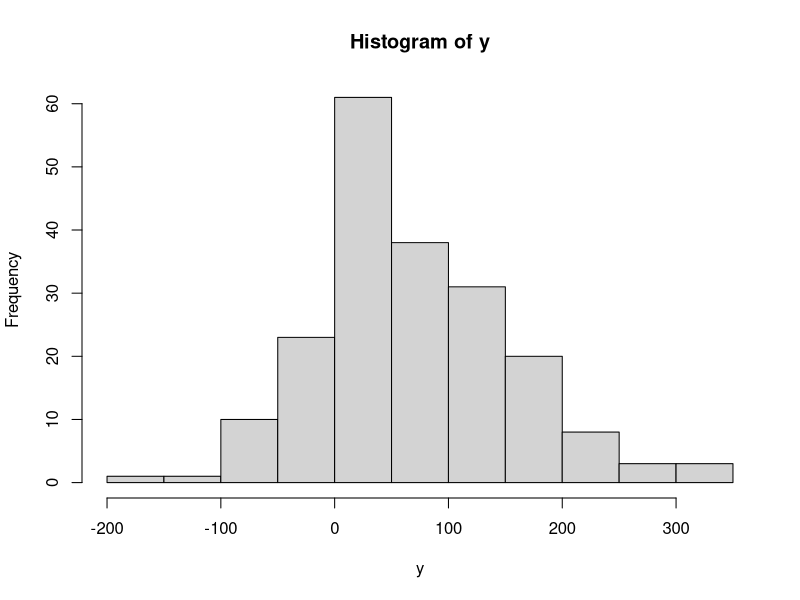
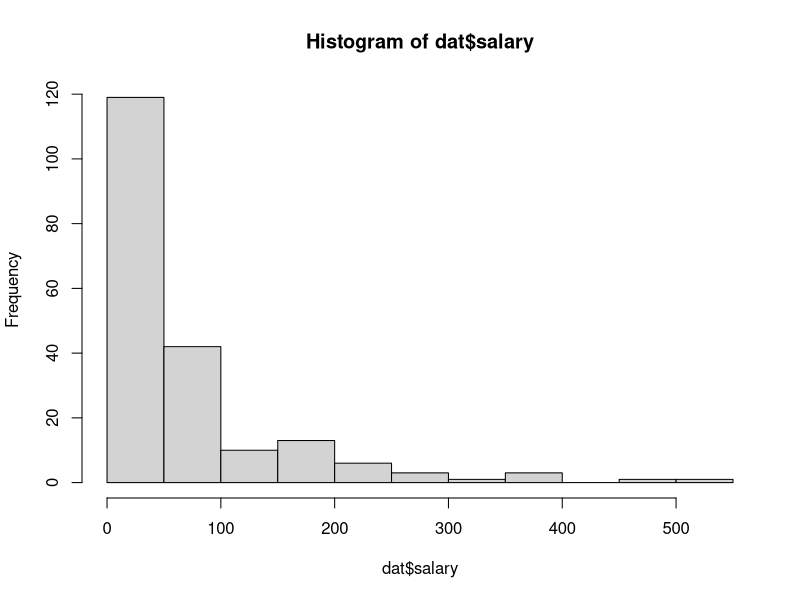
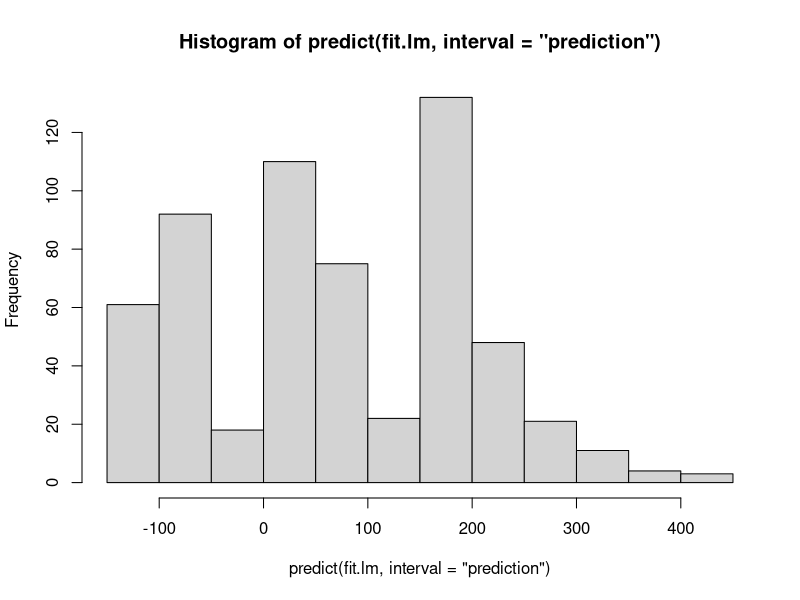
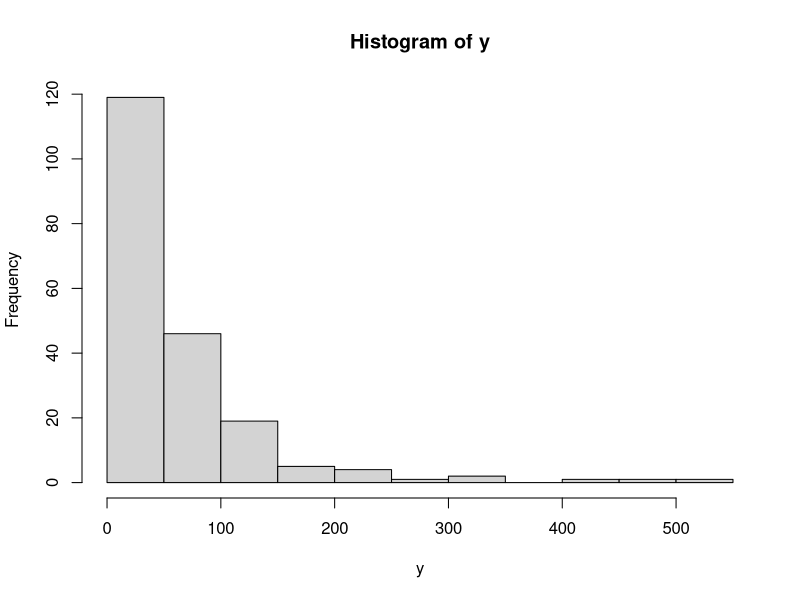
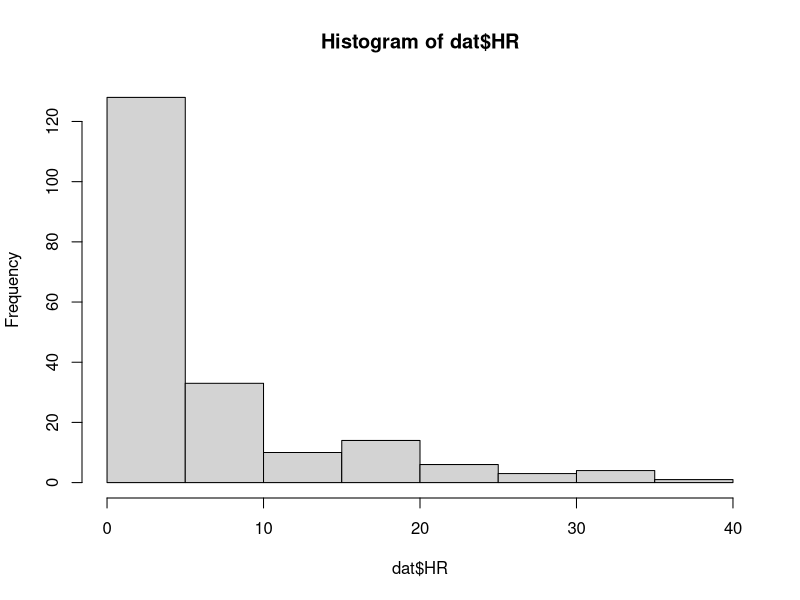
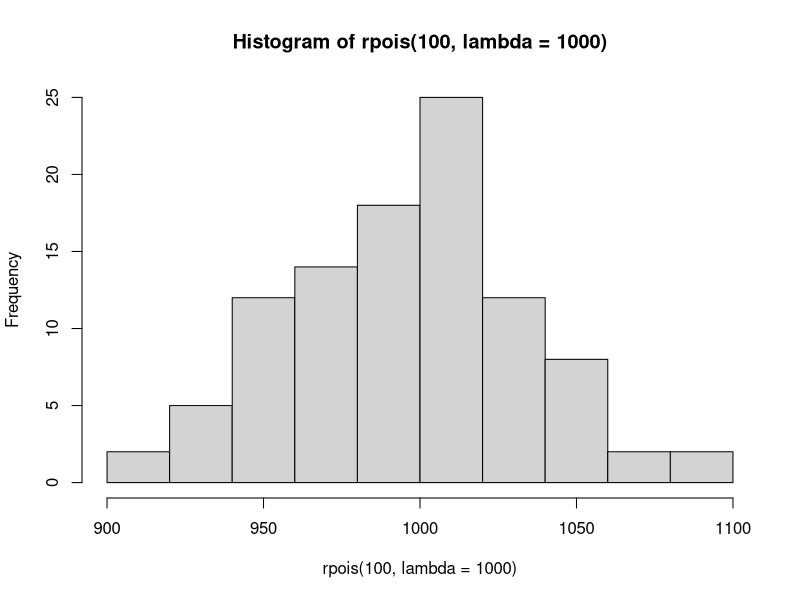
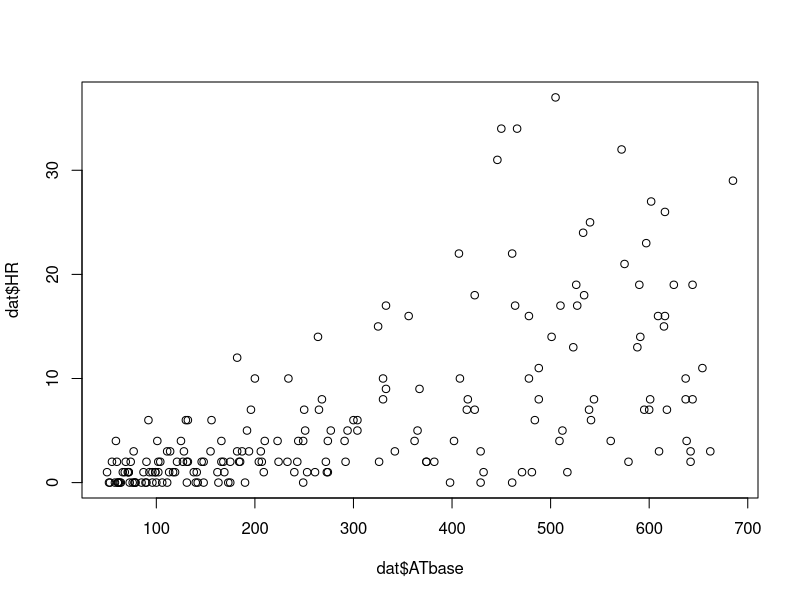

The R script that drew these images, in order:
library(data.table)
library(dplyr)
library(ggplot2)

# gaussian
dat = fread("baseball.csv")
fit.lm = lm(salary ~ HR, data = dat)
predict = fit.lm$fitted.values
sigma = sqrt(sum(fit.lm$residuals^2)/199)
y = rnorm(199, predict, sigma)
hist(y)
hist(dat$salary)
hist(predict(fit.lm, interval="prediction"))

# log-normal
fit.lm.log = lm(log(salary) ~ HR, data = dat)
predict = fit.lm.log$fitted.values
sigma = sum(fit.lm.log$residuals^2)/199
y = rlnorm(199, predict, sigma)
hist(y)

# logistic
dat$ichioku = ifelse(dat$salary <= 100, 0, 1)
fit.logistic = glm(ichioku~HR, dat, family = binomial)
summary(fit.logistic)
dat %>% mutate(salary_t = salary > 100) %>% select(salary, HR, salary_t)

# poisson
hist(dat$HR)
hist(rpois(100, lambda = 1000))
plot(dat$ATbase, dat$HR)
fit.pois = glm(HR ~ ATbase, dat, family = poisson)
summary(fit.pois)
AIC(fit.pois)

# negative-binomial
library(MASS)
fit.nb = glm.nb(HR ~ ATbase, dat)
summary(fit.nb)
AIC(fit.nb)
